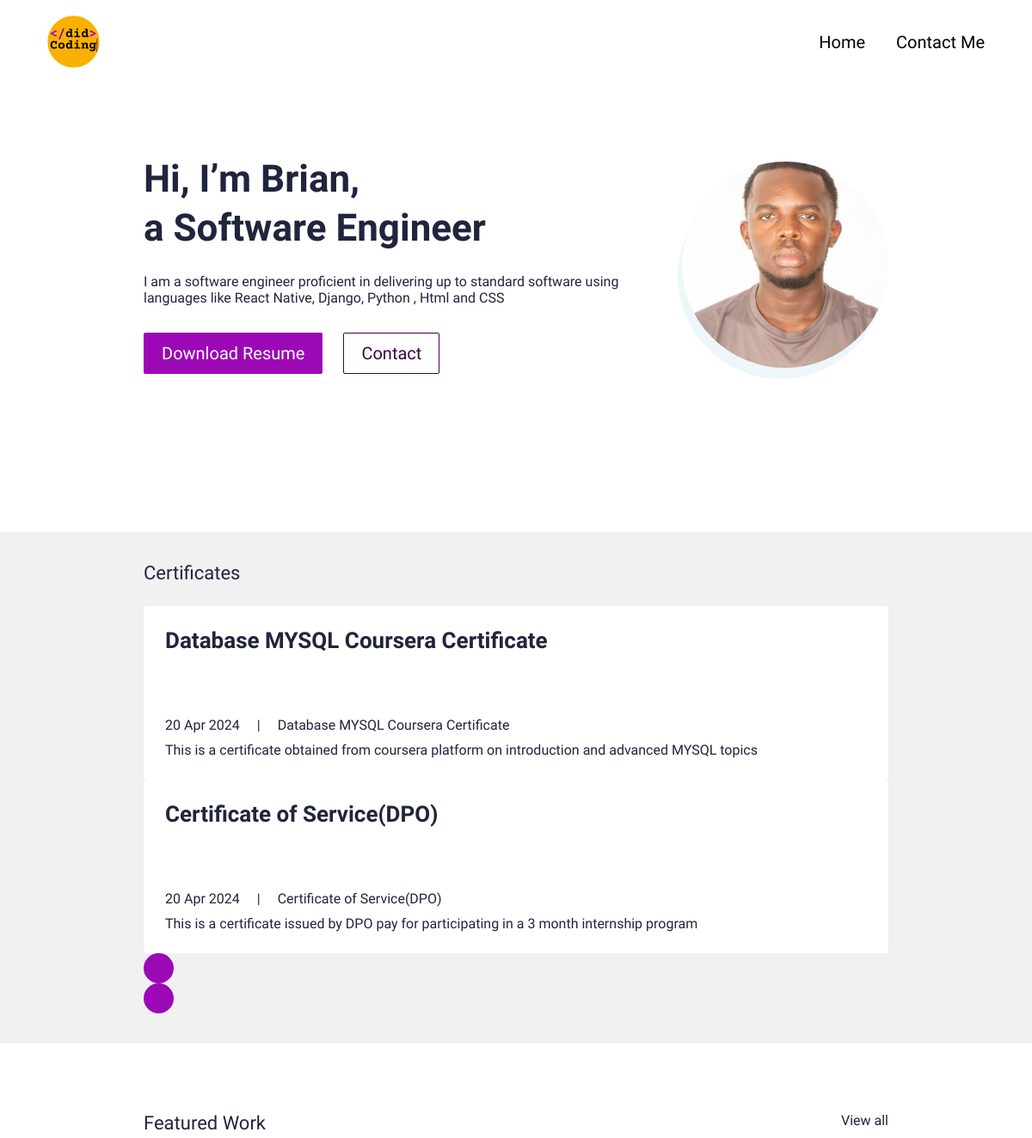
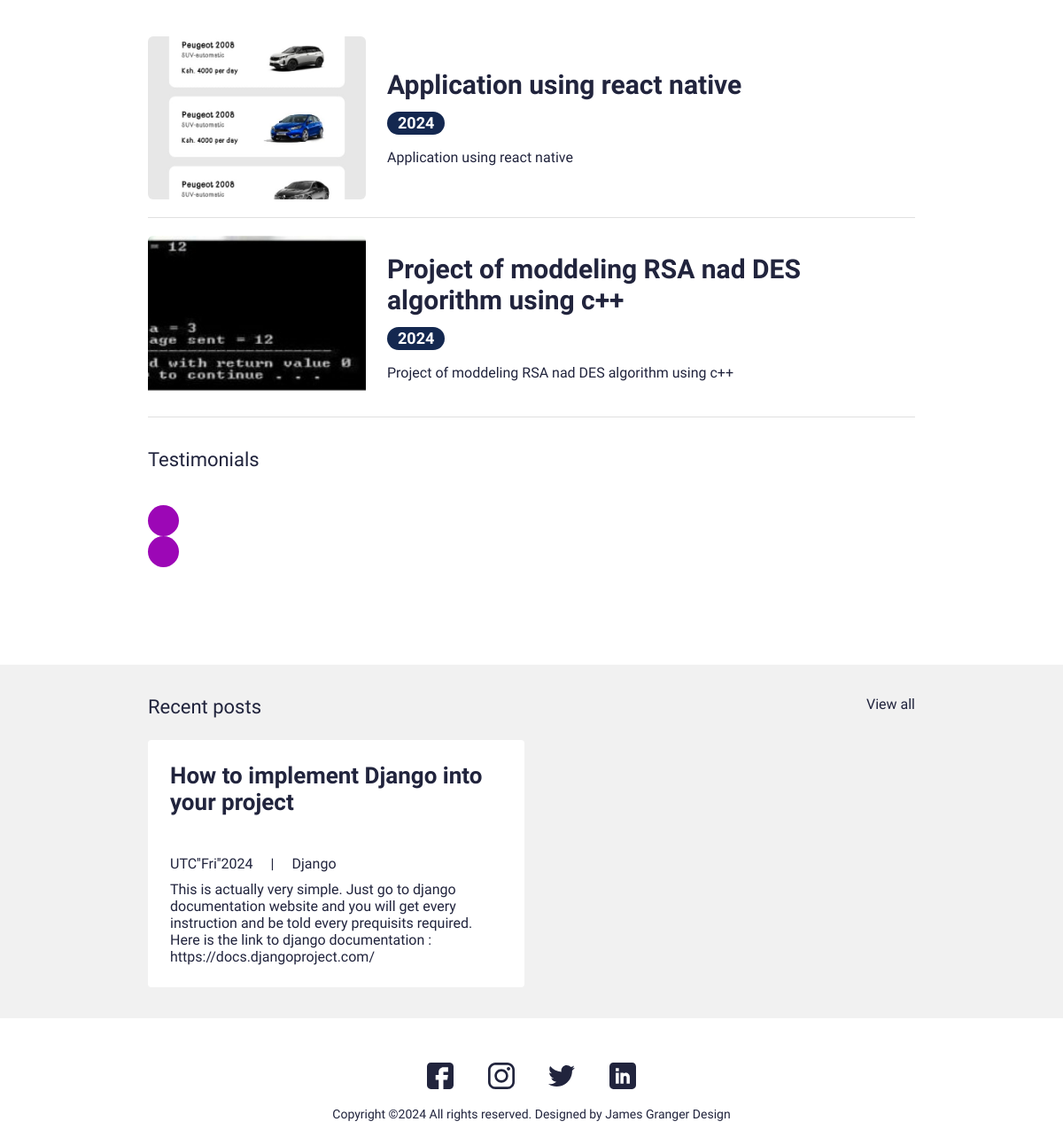
The page / on the database its author committed (2 pictures, top to bottom).
### main/models.py (models this page shows, shortened)
class UserProfile(models.Model):
    class Meta:
        verbose_name_plural = 'User Profiles'
        verbose_name = 'User Profile'
    user = models.OneToOneField(User,on_delete=models.CASCADE)
    avatar = models.ImageField(blank=True,null=True,upload_to="avatar")
    title = models.CharField(max_length=200,blank=True,null=True)
    bio = models.TextField(blank=True,null=True)
    name = models.ManyToManyField(Skill,blank=True,null=True)
    cv = models.FileField(blank=True,null=True,upload_to="cv")

class Certificate(models.Model):
    class Meta:
        verbose_name_plural = 'certificates'
        verbose_name = 'certificate'
    date = models.DateTimeField(blank=True,null=True)
    name = models.CharField(max_length=200,blank=True,null=True)
    title = models.CharField(max_length=200,blank=True,null=True)
    description = models.CharField(max_length=500,blank=True,null=True)
    is_active = models.BooleanField(default=True)

class Portfolio(models.Model):
    class Meta:
        verbose_name_plural = 'Portfolio Profiles'
        verbose_name = 'Portfolio Profile'
        ordering = ["name"]
    date = models.DateTimeField(blank=True,null=True)
    name = models.CharField(max_length=200,blank=True,null=True)
    description = models.CharField(max_length=500,blank=True,null=True)
    body = RichTextField(blank=True,null=True)
    image = models.ImageField(blank=True,null=True,upload_to="portfolio")
    slug = models.SlugField(blank=True,null=True)
    is_active = models.BooleanField(default=True)

### main/views.py (the view)
# urls.py: path('',views.IndexView.as_view(),name="Home"),
class IndexView(generic.TemplateView):
    template_name = "main/index.html"
    def get_context_data(self, **kwargs):
        context = super().get_context_data(**kwargs)
        testimonials = Testimonial.objects.filter(is_active=True)
        certificates = Certificate.objects.filter(is_active=True)
        blogs = Blog.objects.filter(is_active=True)
        portfolio = Portfolio.objects.filter(is_active=True)
        context["testimonials"] = testimonials
        context["certificates"] = certificates
        context["blogs"] = blogs
        context["portfolio"] = portfolio
        return context

### resume_web/context_processor.py (called while the page is built)
def project_context(request):
    context = {
        'me': User.objects.first(),
    }
    return context

### main/templates/main/index.html (shortened to what this page needs)
{% extends 'main/base.html'%}
{% load static %}
{% block content %}
    <section>
      <div class="bannerSection">
        <div class="container">
          <div class="row g-4 g-md-3  align-items-center">
            <div class="col-md-auto order-md-last">
              <div class="bannerUserImg">
                <img src="{{me.userprofile.avatar.url}}" alt="...">
              </div>
            </div>
            <div class="col-md">
              <div class="bannerContent">
                <h1 class="xlTitle pb-3">Hi, I’m {{me.first_name|title}}, <br> a {{me.userprofile.title}}</h1>
                <p>{{me.userprofile.bio}}</p>
                <div class="bannerBtnCol">
                  <div class="row">
                    <div class="col-auto">
                      <a download href="{{me.userprofile.cv.url}}" class="btn btnPrimary">Download Resume</a>
                    </div>
                    <div class="col-auto">
                      <a href="{% url 'main:contact' %}" class="btn btnOutline">Contact</a>
                    </div>
                  </div>
                </div>
              </div>
            </div>
          </div>
        </div>
      </div>
    </section>
    <section>
      <div class="sectionSpace pt-0">
        <div class="container">
          <div class="row">
            <div class="col-md-auto">
              <div class="keySkillCol">
                <h4 class="smTitle pb-3"></h4>
              </div>
            </div>
            <div class="col-md">
              <h4 class="smTitle pb-3"></h4>
            </div>
          </div>
        </div>
      </div>
    </section>
    <section>
      <div class="sectionSpaceSm lightBg">
        <div class="container">
          <div class="row pb-3">
            <div class="col">
              <h4 class="smText regular">Certificates</h4>
            </div>
            <div class="col-auto">
            </div>
          </div>
          <div class="sliderOuter">
            <div class="swiper certificatesSlider">
              <div class="swiper-wrapper">
                {% for c in certificates %}
                {% if c.is_active %}
                <div class="swiper-slide">
                  <div class="cardStyle1">
                    <h4 class="mdTitle cs1Title">
                      <a href="javascript:void(0)">{{c.title}}</a>
                    </h4>
                    <ul class="cardOptionCol">
                      <li>{{c.date.date}}</li>
                      <li>{{c.title}}</li>
                    </ul>
                    <p>{{c.description}}</p>
                  </div>
                </div>
                {% endif %}
                {% endfor %}
              </div>
            </div>
            <div class="cert-swiper-button-next swiper-button-next swiperBtnStyle"></div>
            <div class="cert-swiper-button-prev swiper-button-prev swiperBtnStyle"></div>
          </div>
        </div>
      </div>
    </section>
    <section>
      <div class="sectionSpace">
        <div class="container">
          <div class="portfolioCol">
            <div class="row pb-3">
              <div class="col">
                <h4 class="smText regular">Featured Work</h4>
              </div>
              <div class="col-auto">
                <a href="javascript:void(0)" class="simpleLink">View all</a>
              </div>
            </div>
            {% for p in portfolio %}
            {% if p.is_active %}
            <div class="portfolioCard">
              <div class="row g-4 align-items-center">
                <div class="col-md-auto">
                  <div class="portfolioImgCol">
                    <a href="{% url 'main:portfolio'}"><img src="{{p.image.url}}" alt="..."></a>
                  </div>
                </div>
                <div class="col-md">
                  <div class="portfolioContentCol">
                    <h4 class="lgTitle"><a href="javascript:void(0)">{{p.name}}</a></h4>
                    <ul class="portfolioOption">
                      <li><span class="dateLbl">{{p.date.year}}</span></li>
                    </ul>
                    <p>{{p.description}}</p>
                  </div>
                </div>
              </div>
            </div>
            {% endfor %}
          </div>
          <div class="testimonialCol">
            <h4 class="smText regular d-block">Testimonials</h4>
            <div class="testimonialSlider">
              <div class="swiper testimonialSwiper">
                <div class="test-swiper-button-next swiper-button-next swiperBtnStyle"></div>
                <div class="test-swiper-button-prev swiper-button-prev swiperBtnStyle"></div>
              </div>
            </div>
          </div>
        </div>
      </div>
    </section>
    <section>
      <div class="sectionSpaceSm lightBg">
        <div class="container">
          <div class="row pb-3">
            <div class="col">
              <h4 class="smText regular">Recent posts</h4>
            </div>
            <div class="col-auto">
              <a href="javascript:void(0)" class="simpleLink">View all</a>
            </div>
          </div>
          <div class="row g-3">
            <div class="col-lg-6">
              <div class="cardStyle1">
                <h4 class="mdTitle cs1Title"><a href="javascript:void(0)">How to implement Django into your project</a></h4>
                <ul class="cardOptionCol">
                  <li>{% now 'T''D''Y' %}</li>
                  <li>Django</li>
                </ul>
                <p>This is actually very simple. Just go to django documentation website and you will get every instruction and be told every prequisits required. Here is the link to django documentation : https://docs.djangoproject.com/</p>
              </div>
            </div>
          </div>
        </div>
      </div>
    </section>
    {% endblock %}

### main/templates/main/base.html (shortened to what this page needs)
{% load static %}
<!doctype html>
<html lang="en">
  <head>
    <link href="{% static 'css/bootstrap.min.css' %}" rel="stylesheet">
    <link rel="stylesheet" href="https://unpkg.com/swiper@7.0.5/swiper-bundle.min.css">
    <link href="{% static 'css/style.css' %}" rel="stylesheet">
  </head>
  <body>
    {% include 'main/partials/nav.html' %}
    {% block content %}{% endblock %}
    {% include 'main/partials/footer.html'%}
  </body>
</html>

### main/templates/main/partials/nav.html (shortened to what this page needs)
    {% load static %}
    <header>
        <div class="headerCol">
          <div class="container-fluid">
            <div class="row align-items-center">
              <div class="col-auto">
                <div class="logoCol"><a href="{% url 'main:Home' %}"><img src="{% static 'images/logo.png' %}" alt="..."></a></div>
              </div>
              <div class="col">
                <div class="navCollapseCol">
                  <div class="navCol">
                    <ul>
                      <li><a href="{% url 'main:Home' %}">Home</a></li>
                      <li><a href="{% url 'main:contact' %}">Contact Me</a></li>
                    </ul>
                  </div>
                </div>
              </div>
            </div>
          </div>
        </div>
      </header>

### main/templates/main/partials/footer.html
{% load static %}
    <footer>
        <div class="footerCol">
          <div class="container">
            <ul class="socialCol">
              <li><a href="javascript:void(0)"><img src="{% static 'images/fb.svg' %}" alt="..."></a></li>
              <li><a href="javascript:void(0)"><img src="{% static 'images/insta.svg' %}" alt="..."></a></li>
              <li><a href="javascript:void(0)"><img src="{% static 'images/twitter.svg' %}" alt="..."></a></li>
              <li><a href="javascript:void(0)"><img src="{% static 'images/linkedin.svg' %}" alt="..."></a></li>
            </ul>
            <div class="copyrightCol">
              <p>Copyright ©{% now 'Y' %} All rights reserved. Designed by <a href="https://jamesgrangerdesign.co.uk/" target="_blank">James Granger Design</a></p>
            </div>
          </div>
        </div>
      </footer>

### rows shown on the page
Certificate: title "Database MYSQL Coursera Certificate", date "20 Apr 2024", description "This is a certificate obtained from coursera platform on introduction and advanced MYSQL topics"
Certificate: title "Certificate of Service(DPO)", date "20 Apr 2024", description "This is a certificate issued by DPO pay for participating in a 3 month internship program"
Portfolio: image (picture), name "Application using react native", date.year "2024", description "Application using react native"
Portfolio: image (picture), name "Project of moddeling RSA nad DES algorithm using c++", date.year "2024", description "Project of moddeling RSA nad DES algorithm using c++"

### other values the page prints
{{ me.first_name|title }} "Brian"
{{ me.userprofile.title }} "Software Engineer"
{{ me.userprofile.bio }} "I am a software engineer proficient in delivering up to standard software using languages like React Native, Django, Python , Html and CSS"
